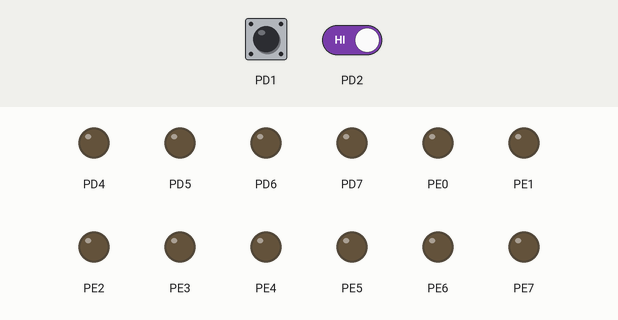
Simulated run of this program. Board: ATmega128, built with avr-gcc and emulated at 8 MHz. On the bench: output pins drawn as LEDs (lit = HIGH). The inputs (shaded band) are chosen by the test bench; at power-on: PD1 LOW, PD2 HIGH.

Above: at 1.2 s.
1.3 s: PD1 driven HIGH
At 2.5 s:
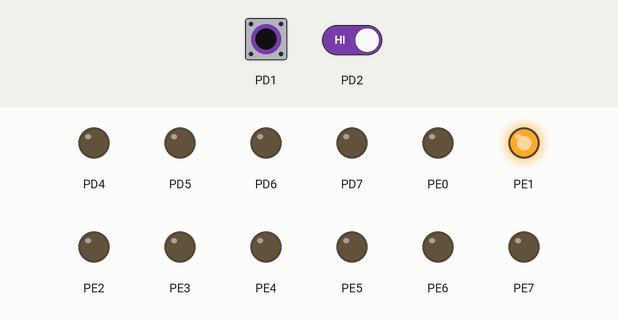
2.8 s: PD2 driven LOW
At 3.8 s:
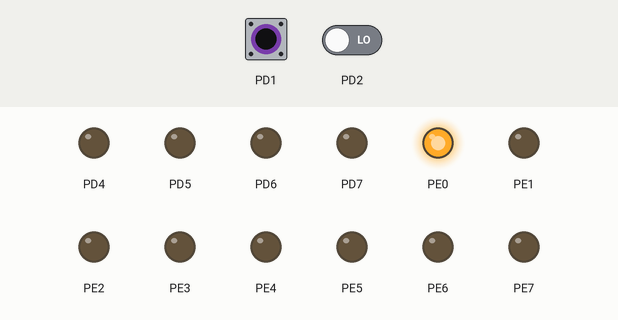
4.3 s: PD1 pulsed LOW 5 times (0.12 s each, 0.3 s apart)
At 6.6 s:
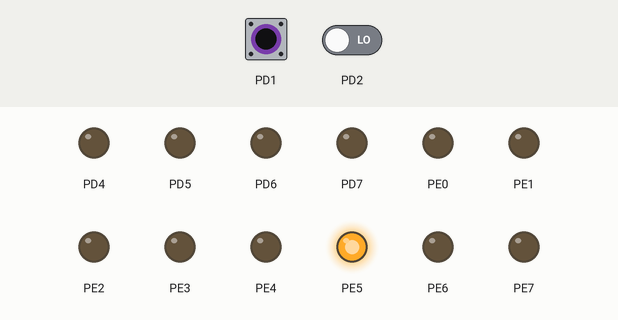
7.3 s: PD1 pulsed LOW 2 times (0.12 s each, 0.3 s apart)
At 8.2 s:
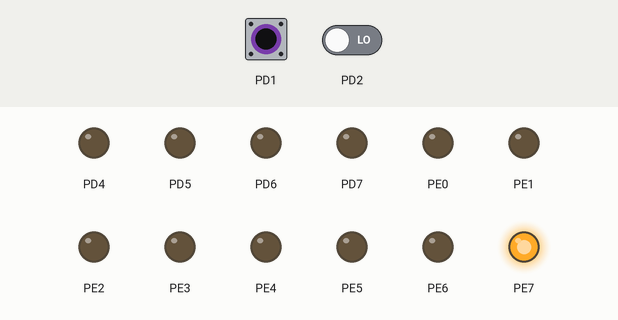
Timing chart, 0 to 10.3 s (numbered marks = the images above; inputs shaded):
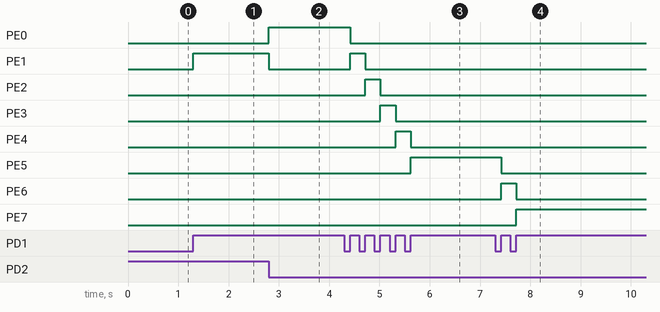

The program:

main.c
```c
/*
 * Opdracht B2.c
 *
 * Created: 3-3-2024 11:48:03
 * Author : thijm
 */

#define F_CPU 8000000UL
#include <avr/io.h>
#include <util/delay.h>
#include <avr/interrupt.h>

#define BIT(x) (1 << (x))

int count = 0;

void wait(int ms){
	for (int i =0; i<ms; i++){
		_delay_ms(1); // library function (max 30ms at 8 MHz)
	}
}

ISR( INT1_vect){
	if (count >= 7){
		count = 0;
	}
	else count++;
	PORTE = BIT(count);
	wait(150);
}

ISR (INT2_vect){
	if (count <= 0){
		count = 7;
	}
	else count--;
	PORTE = BIT(count);
	wait(150);
}

int main (void){
	// INIT I/O
	DDRD = 0xF0; // PORTD(7:4) OUTPUT
	DDRE = 0xFF; // PORTD(3:0) INPUT

	// INIT Interrupt Hardware
	EICRA |= 0x2C; // INT1 falling edge, INT0 rising edge
	EIMSK |= 6; // Enable INT1 & INT2

	// enable global interrupt system
	sei();

	while (1){

	}
}
```

Measured:
- after the input at 1.3 s, PE1: LOW → HIGH at once
- after the input at 2.8 s, PE0: LOW → HIGH at once; PE1: HIGH → LOW at once
- after the input at 4.3 s, PE0: HIGH → LOW after 0.12 s; PE1: LOW → HIGH after 0.12 s, → LOW 0.30 s later; PE2: LOW → HIGH after 0.42 s, → LOW 0.30 s later; PE3: LOW → HIGH after 0.72 s, → LOW 0.30 s later; PE4: LOW → HIGH after 1.0 s, → LOW 0.30 s later
- after the input at 7.3 s, PE5: HIGH → LOW after 0.12 s; PE6: LOW → HIGH after 0.12 s, → LOW 0.30 s later; PE7: LOW → HIGH after 0.42 s
